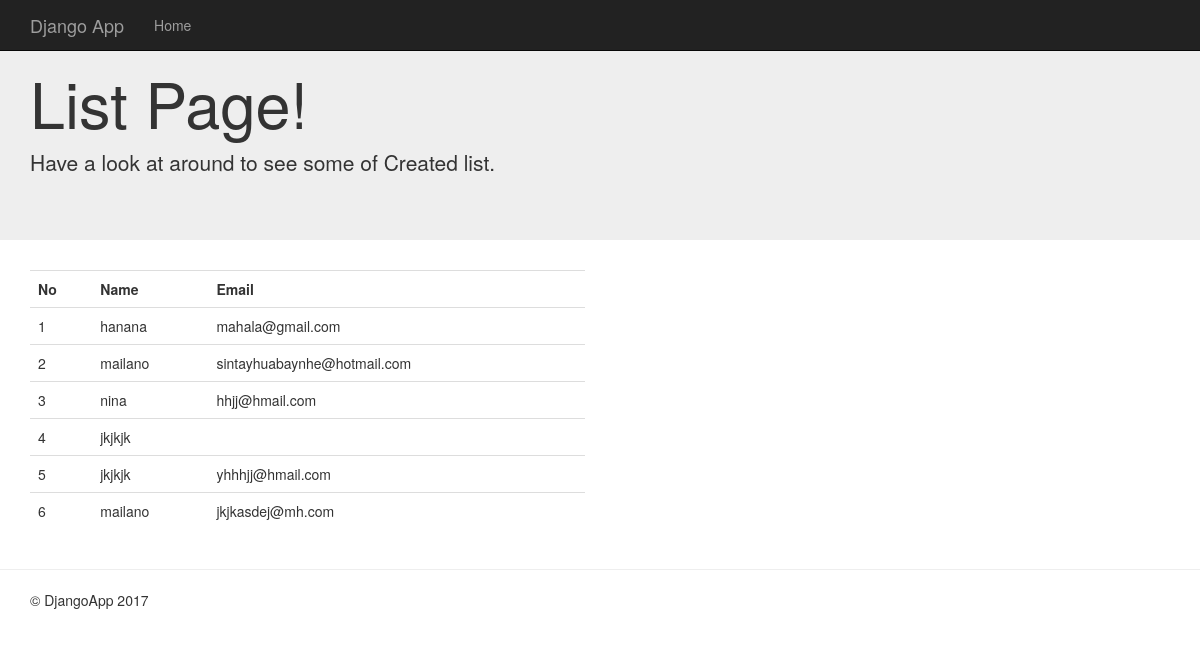
Page /list/ on the committed database.
### DjangoApp/models.py (models this page shows)
class MyModel(models.Model):
	name = models.CharField(max_length=200)
	email = models.EmailField(max_length=70,unique=True,default=None)

### DjangoApp/views.py (the view)
# urls.py: url(r'^list/', views.djangoapp_list, name='list'),
def djangoapp_list(request):
	mytables = MyModel.objects.all()
	return render(request, 'DjangoApp/DjangoApp_list.html', {'mytable': mytables})

### DjangoApp/templates/DjangoApp/DjangoApp_list.html
{% extends  'DjangoApp/base.html' %}
{% block content %}
    <div class="jumbotron">
      <div class="container">
        <h1>List Page!</h1>
        <p>Have a look at around to see some of Created list.</p>
      </div>
    </div>
    <div class="container">
	    <div class="row">
		    <div class="col-md-6">
		    	<table class="table">
					<tr>
						<th>No</th>
						<th>Name</th>
						<th>Email</th>
					</tr>
					{% for mylist in mytable %}
					<tr>
						<td>{{mylist.id}}</td>
						<td>{{mylist.name}}</td>
						<td>{{mylist.email}}</td>
					</tr>
					{% endfor %}
				</table>
		    </div>
	    </div>
	</div>
{% endblock %}

### DjangoApp/templates/DjangoApp/base.html (shortened to what this page needs)
<!DOCTYPE html>
<html>
<head>
	{% load staticfiles %}
	<link rel="stylesheet" href="{% static 'bootstrap/css/bootstrap.css' %}">
</head>
<body>
	<nav class="navbar navbar-inverse navbar-fixed-top">
      <div class="container">
        <div class="navbar-header">
          <a class="navbar-brand" href="#">Django App</a>
        </div>
        <div id="navbar" class="navbar-collapse collapse">
          <ul class="nav navbar-nav">
          	<li><a href="/">Home</a></li>
          </ul>
        </div>
      </div>
    </nav>
    {% block content %}{% endblock %}
    <hr>
    <div class="container">
      <footer>
            <p>&copy; DjangoApp 2017</p>
          </footer>
    </div>
    {% load staticfiles %}
</body>
</html>

### rows in the picture
MyModel: id "1", name "hanana", email "mahala@gmail.com"
MyModel: id "2", name "mailano", email "sintayhuabaynhe@hotmail.com"
MyModel: id "3", name "nina", email "hhjj@hmail.com"
MyModel: id "4", name "jkjkjk"
MyModel: id "5", name "jkjkjk", email "yhhhjj@hmail.com"
MyModel: id "6", name "mailano", email "jkjkasdej@mh.com"
